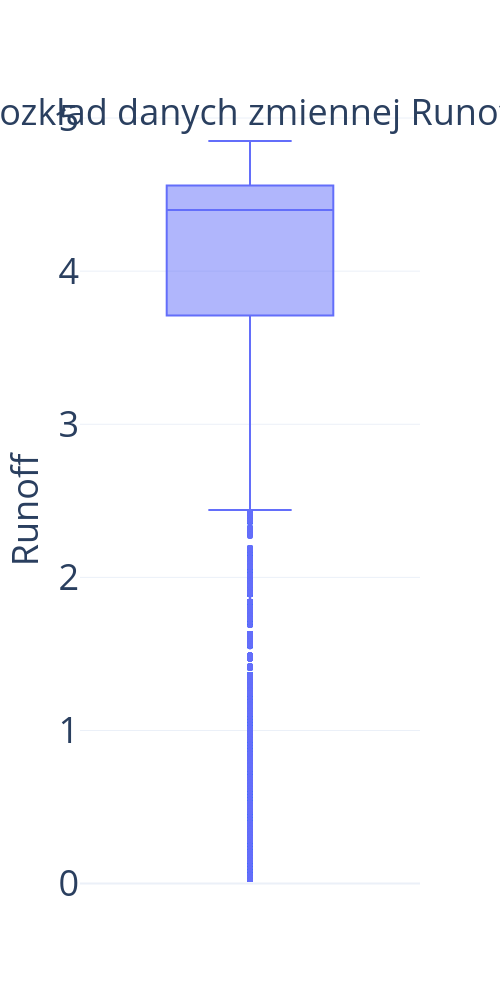

The notebook cell saved with this chart:
### Markdown cell above
Summary statistics across numeric columns after filtering zero-runoff boundary cases:

* `count`: number of non-null observations (`103,073`)
* `mean`: arithmetic mean
* `std`: sample standard deviation
* `min`: minimum value
* `25%`: first quartile (0.25 quantile)
* `50%`: median (0.50 quantile)
* `75%`: third quartile (0.75 quantile)
* `max`: maximum value

### Code cell
fig = px.box(dataset, y='Runoff', width=500, height=1000, title='Distribution of Target Variable (Runoff)')
fig.update_layout(
    title={'text': "Distribution of Target Variable (Runoff)", 'y': 0.9, 'x': 0.5, 'xanchor': 'center', 'yanchor': 'top', 'font': {'size': 36}},
    xaxis=dict(title=dict(font=dict(size=36))),
    yaxis=dict(title=dict(font=dict(size=36))),
    font=dict(size=36)
)
fig.show()

### Figure 1 — Plotly figure (JSON) as saved in the notebook; plotly's stock layout.template omitted (floating-point values rounded to 4 significant figures; data arrays with more than 128 entries replaced by an {"elided": "..."} marker saying what was removed)
{"data": [{"alignmentgroup": "True", "hovertemplate": "Runoff=%{y}<extra></extra>", "legendgroup": "", "marker": {"color": "#636efa"}, "name": "", "notched": false, "offsetgroup": "", "orientation": "v", "showlegend": false, "type": "box", "x0": " ", "xaxis": "x", "y": {"elided": "103073 float values"}, "y0": " ", "yaxis": "y"}], "layout": {"boxmode": "group", "font": {"size": 36}, "height": 1000, "legend": {"tracegroupgap": 0}, "title": {"font": {"size": 36}, "text": "Rozkład danych zmiennej Runoff", "x": 0.5, "xanchor": "center", "y": 0.9, "yanchor": "top"}, "width": 500, "xaxis": {"anchor": "y", "domain": [0, 1], "title": {"font": {"size": 36}}}, "yaxis": {"anchor": "x", "domain": [0, 1], "title": {"font": {"size": 36}, "text": "Runoff"}}}}
